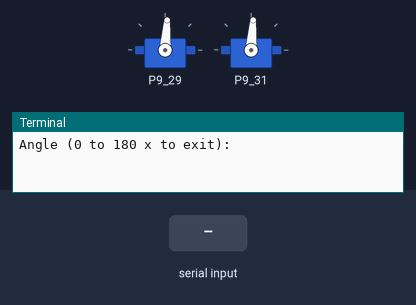
Simulated run of this program. Board: BeagleBone Black. Shown: 2 × servo, the last lines printed to the terminal. The test bench sets the inputs (shaded band). Servo angles are drawn from the pulse width (0.5 ms = 0°, 2.5 ms = 180°).

Above: at 1.2 s.
1.3 s: "5" typed at the terminal
At 2.5 s:
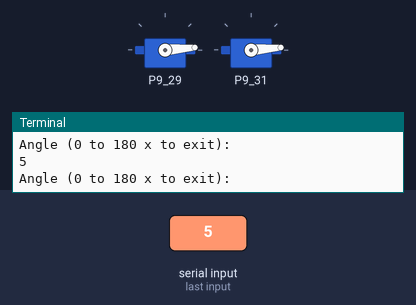
2.8 s: "200" typed at the terminal
At 3.8 s:
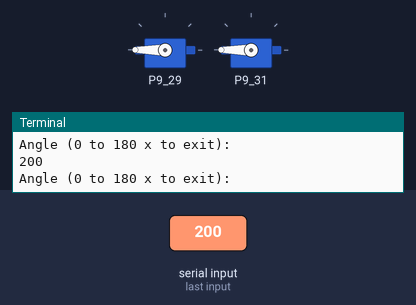
4.3 s: "90" typed at the terminal
At 5.0 s:
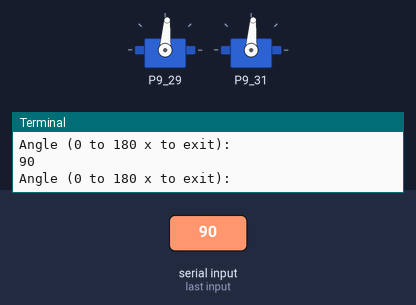
Timing chart, 0 to 7.3 s (numbered marks = the images above; inputs shaded):
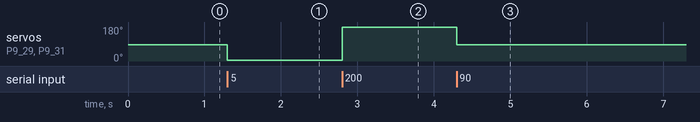

Measured:
- after the input at 1.3 s, servo on P9_29, servo on P9_31: 86° → 5° at once
- after the input at 2.8 s, servo on P9_29, servo on P9_31: 5° → 180° at once
- after the input at 4.3 s, servo on P9_29, servo on P9_31: 180° → 86° at once

The program:

BBB_DualServo_Workaround.py
```python
#! /usr/bin/env python

##########################################################################################
# BBB_DualServo_Workaround.py
#
# Working around bugs in the Adafruit library
#
# NOTE: Any plotting is set up for output, not viewing on screen.
#       So, it will likely be ugly on screen. The saved PDFs should look
#       better.
#
# Created: 05/03/15
#   - Joshua Vaughan
#   - joshua.vaughan@louisiana.edu
#   - http://www.ucs.louisiana.edu/~jev9637
#
# Modified:
#   *
#
##########################################################################################

# import numpy as np

import Adafruit_BBIO.PWM as PWM

# class Servo():
#
#     def __init__(self, servo_pin):
#         # Define duty cycle parameters for all servos
#         self.duty_min = 3.
#         self.duty_max = 14.5
#         self.duty_span = self.duty_max - self.duty_min
#         self.duty_mid = ((90.0 / 180) * self.duty_span + self.duty_min)
#
#         self.servo_pin = servo_pin
#         PWM.start(self.servo_pin, 0)#self.duty_mid)
#
#     def set_servo_angle(self, angle):
#         angle_f = float(angle)
#         duty = ((angle_f / 180) * self.duty_span + self.duty_min)
#         PWM.set_duty_cycle(self.servo_pin, duty)
#
#     def close_servo(self):
#         PWM.stop(self.servo_pin)
#         PWM.cleanup()


if __name__ == "__main__":
    duty_min = 3.
    duty_max = 14.5
    duty_span = duty_max - duty_min
    duty_mid = ((90.0 / 180) * duty_span + duty_min)

    PWM.start("P9_29", duty_mid)
    PWM.start("P9_31", duty_mid)
    PWM.set_frequency("P9_29", 60.0)
    PWM.set_frequency("P9_31", 60.0)

    while True:
        angle = raw_input("Angle (0 to 180 x to exit):")
        if angle == 'x':
            PWM.stop("P9_29")
            PWM.stop("P9_31")
            PWM.cleanup()
            break

        angle_f = float(angle)
        duty = ((angle_f / 180) * duty_span + duty_min)

        PWM.set_duty_cycle("P9_29", duty)
        PWM.set_duty_cycle("P9_31", duty)
```
